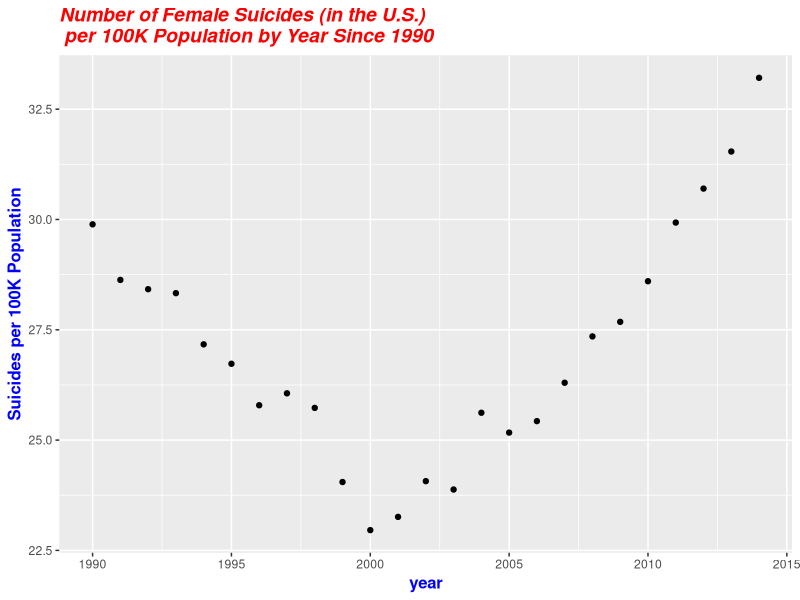
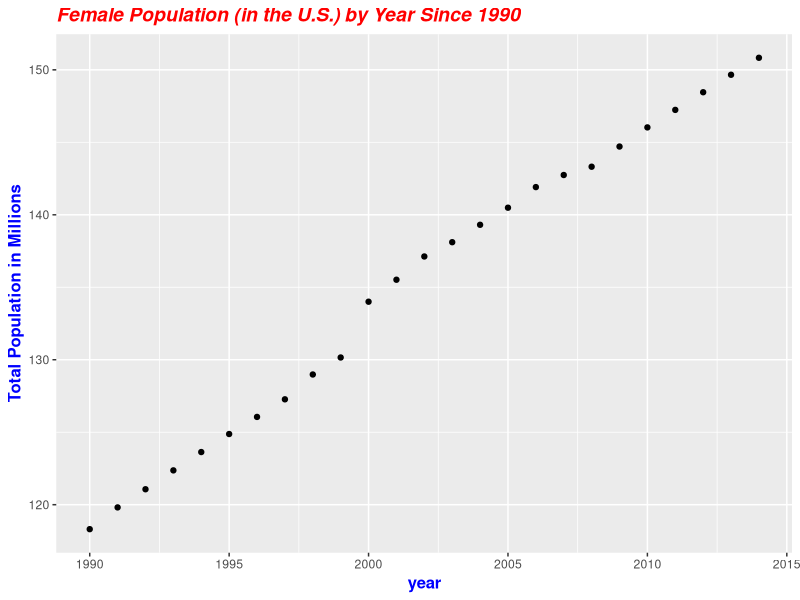
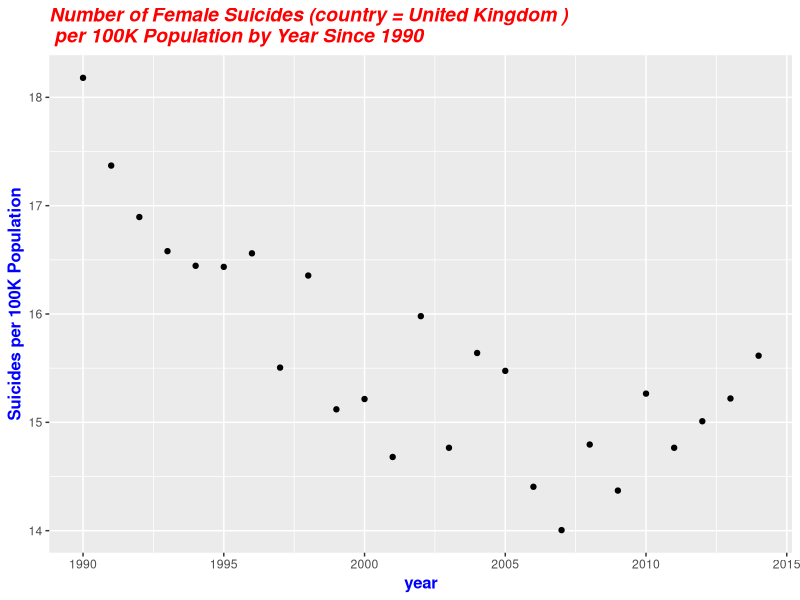
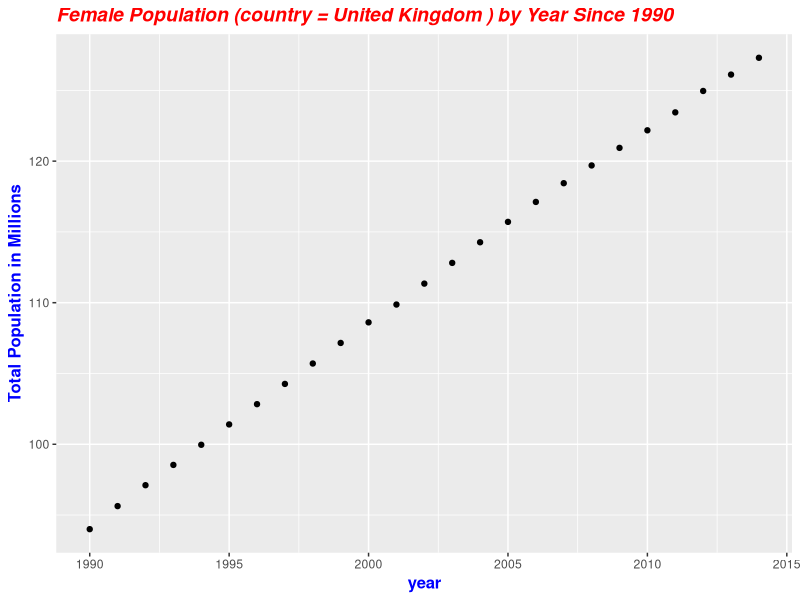

Source code (R) for these figures, in order:
library(readr)
library(dplyr)
library(ggplot2)
setwd("C:/Users/Richard/AppData/Local/GitHubDesktop/app-1.4.2/Statistics-Meeting")
suicide_df <- read_csv("WHO_new_suicide_statistics.csv")
names(suicide_df)[7] <- "suicides_per_100K"
suicide_df <- suicide_df %>% mutate(suicide_pct_pop = suicides_no/population)

suicide_us_df <- suicide_df %>% filter(country=='United States')

# create data frame that shows female suicides as a percentage of the population
# by year since 1990 in the United States
suicide_us_fem_since1990_df <-  suicide_us_df %>% 
  filter(sex == 'female', year > 1989 & year < 2015) %>%
  select(year, sex, population, suicides_per_100K, suicide_pct_pop)%>% 
  group_by(year) %>% 
  summarise(total_pop = sum(population)/1000000,total_suicides_100K_pop = sum(suicides_per_100K))  

ggplot(suicide_us_fem_since1990_df,aes(x=year,y=total_suicides_100K_pop))+geom_point()+
  ggtitle("Number of Female Suicides (in the U.S.) \n per 100K Population by Year Since 1990")+ylab("Suicides per 100K Population")+
  theme(
    plot.title = element_text(color="red", size=14, face="bold.italic"),
    axis.title.x = element_text(color="blue", size=12, face="bold"),
    axis.title.y = element_text(color="blue", size=12, face="bold")
  )
ggplot(suicide_us_fem_since1990_df,aes(x=year,y=total_pop))+geom_point()+
  ggtitle("Female Population (in the U.S.) by Year Since 1990")+ylab("Total Population in Millions")+
  theme(
    plot.title = element_text(color="red", size=14, face="bold.italic"),
    axis.title.x = element_text(color="blue", size=12, face="bold"),
    axis.title.y = element_text(color="blue", size=12, face="bold")
  )

# An individual country can be entered as the develop_countries variable
develop_countries <- c('United Kingdom','Brazil')
suicide_devworld_df <- suicide_df %>% filter(country %in% 
                                         develop_countries)
suicide_devworld_df$suicides_per_100K <- suicide_devworld_df$suicides_per_100K/length(develop_countries)
suicide_devworld_fem_since1990_df <-  suicide_devworld_df %>% 
  filter(sex == 'female', year > 1989 & year < 2015) %>%
  select(year, sex, population, suicides_per_100K)%>% 
  group_by(year) %>% 
  summarise(total_pop = sum(population)/1000000,total_suicides_100K_pop = sum(suicides_per_100K))  

ggplot(suicide_devworld_fem_since1990_df,aes(x=year,y=total_suicides_100K_pop))+geom_point()+
  ggtitle(paste("Number of Female Suicides (country =",develop_countries,") \n per 100K Population by Year Since 1990"))+ylab("Suicides per 100K Population")+
  theme(
    plot.title = element_text(color="red", size=14, face="bold.italic"),
    axis.title.x = element_text(color="blue", size=12, face="bold"),
    axis.title.y = element_text(color="blue", size=12, face="bold")
  )
ggplot(suicide_devworld_fem_since1990_df,aes(x=year,y=total_pop))+geom_point()+
  ggtitle(paste("Female Population (country =",as.character(develop_countries),") by Year Since 1990"))+ylab("Total Population in Millions")+
  theme(
    plot.title = element_text(color="red", size=14, face="bold.italic"),
    axis.title.x = element_text(color="blue", size=12, face="bold"),
    axis.title.y = element_text(color="blue", size=12, face="bold")
  )
#Inferential Statistics
mean_us <- mean(suicide_us_fem_since1990_df$total_suicides_100K_pop)
mean_devworld <- mean(suicide_devworld_fem_since1990_df$total_suicides_100K_pop)
shapiro.test(suicide_us_fem_since1990_df$total_suicides_100K_pop)
shapiro.test(suicide_devworld_fem_since1990_df$total_suicides_100K_pop)
t.test(suicide_us_fem_since1990_df$total_suicides_100K_pop,suicide_devworld_fem_since1990_df$total_suicides_100K_pop)
             